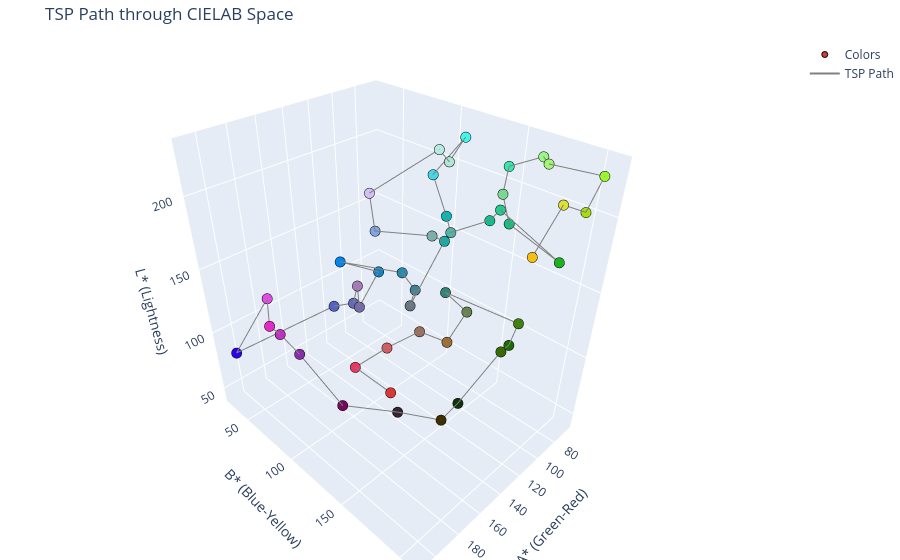

Notebook source saved alongside this figure:
### Markdown cell above
## Visualize TSP Path through CIELAB Space

### Code cell
# Extract LAB values in the sorted order
path_lab_colors = np.array([tsp_lab_colors[i] for i in tsp_path])

T_L = path_lab_colors[:, 0]
T_A = path_lab_colors[:, 1]
T_B = path_lab_colors[:, 2]

plot_3d_path(
    T_A, T_B, T_L, tsp_sorted_colors,
    title='TSP Path through CIELAB Space',
    xaxis_title='A* (Green-Red)', yaxis_title='B* (Blue-Yellow)', zaxis_title='L* (Lightness)',
    path_name='TSP Path'
)
